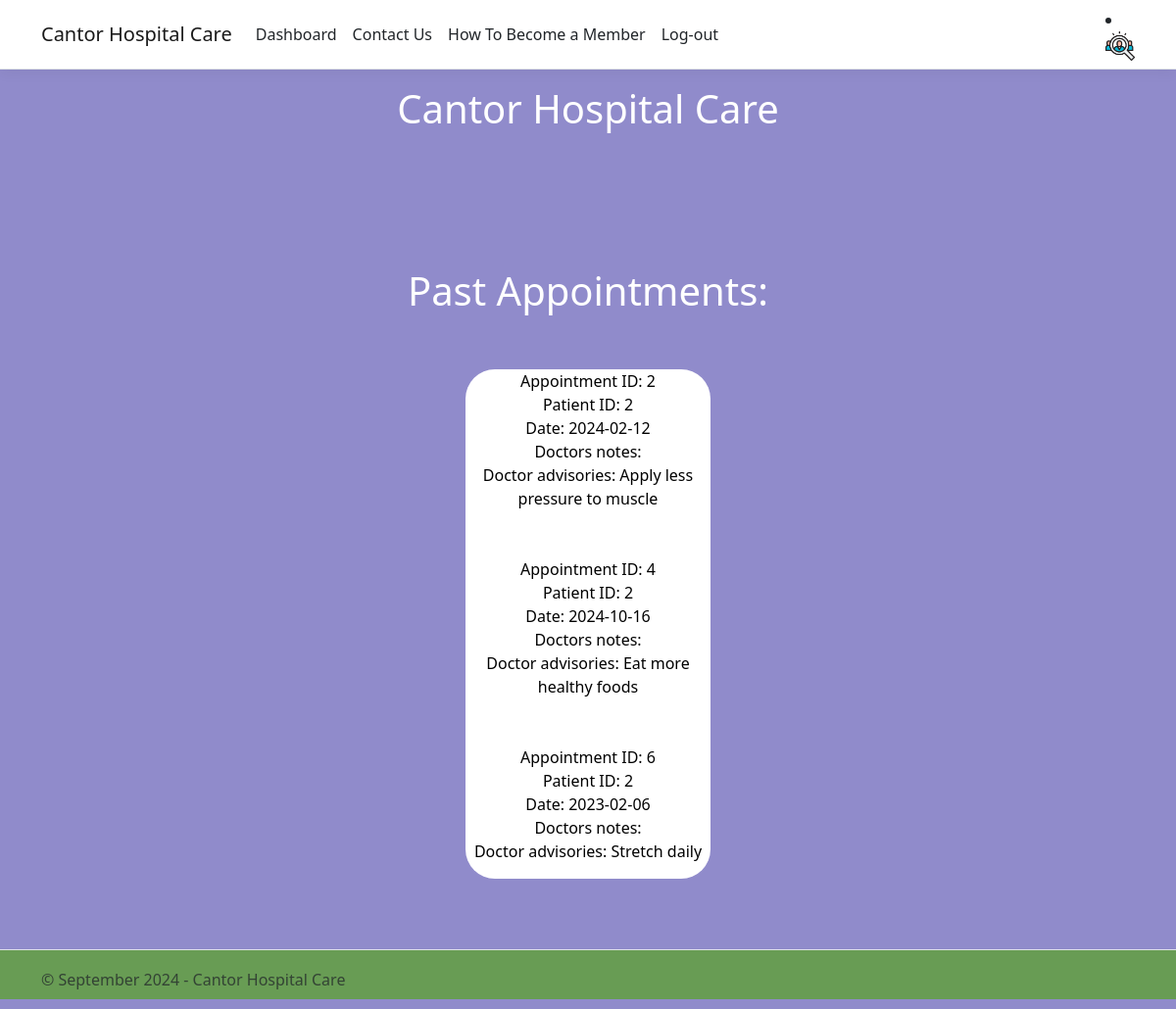
The app's page /patientViewPastAppointments.php with its own data.
### tables this page shows
CREATE TABLE `pastAppointments` (
  `ID` int(11) NOT NULL,
  `date` date NOT NULL,
  `doctorNotes` tinytext,
  `Advisories` tinytext NOT NULL,
  `patientID` int(11) DEFAULT NULL
);

### patientViewPastAppointments.php (the view, shortened to what this page needs)
<!DOCTYPE html>
<html lang="en">
<head>
    <link rel="stylesheet" href="css/global.css" type="text/css" />
    <link rel="stylesheet" href="css/mobile.css" type="text/css" media="only screen and (max-width : 620px)" />
    <link rel="stylesheet" href="css/desktop.css" type="text/css" media="only screen and (min-width : 621px)" />
</head>
<body>
    <div class="">
        <div class="navbarContainer">
            <?php
            include("php/includes/patient/navbar.php");
            ?>
        </div>
        <div class="header">
            <?php
            include("php/includes/header.php");
            ?>
        </div>
        <div class="container pb-5">
            <h2></h2><br>
        </div>
        <div class="pastAppointmentTitle">
            <h1>Past Appointments:</h1><br><br>
        </div>
        <div class="viewPastAppointments">
            <?php
            include("config.php");
            $sql = "SELECT * FROM pastAppointments WHERE patientID = 2";
            $result = mysqli_query($conn, $sql);
            if (mysqli_num_rows($result) > 0) {
                while ($row = mysqli_fetch_assoc($result)) {
                    echo "Appointment ID: " . $row["ID"] . "<br>";
                    echo "Patient ID: " . $row["patientID"] . "<br>";
                    echo "Date: " . $row["date"] . "<br>";
                    echo "Doctors notes: " . $row["doctorNotes"] . "<br>";
                    echo "Doctor advisories: " . $row["Advisories"] . "<br>" . "<br>" . "<br>";
                };
            } else {
                echo "No user found";
            }
            ?>
        </div><br><br><br>
        <div class="footer">
            <?php
            include("php/includes/footer.php");
            ?>
</body>
</html>

### css/global.css (style rules this page uses)
html { font-size: 14px; }
@media (min-width: 768px) { html { font-size: 16px; } }
html { position: relative; min-height: 100%; }
body { margin-bottom: 60px; position: relative; min-height: 100vh; display: flex; flex-direction: column; }
.footer { position: relative; margin-top: auto; height: 50px; clear: both; padding-bottom: 50px; bottom: 0; width: 100%; white-space: nowrap; line-height: 60px; background-color: #689C54; color: #fff; }
.bgColor { background-color: #908BCB; max-width: 100%; }
.container { min-height: 100%; }
.header { margin: auto; text-align: center; padding-bottom: 50px; color: white; }
.viewPastAppointments { margin: auto; text-align: center; padding-bottom: 520px; background-color: white; color: black; width: 250px; height: 300px; border-radius: 30px; }
.pastAppointmentTitle { margin: auto; text-align: center; color: white; }

### records on screen
pastappointments: ID "2", patientID "2", date "2024-02-12", Advisories "Apply less pressure to muscle"
pastappointments: ID "4", patientID "2", date "2024-10-16", Advisories "Eat more healthy foods"
pastappointments: ID "6", patientID "2", date "2023-02-06", Advisories "Stretch daily"
